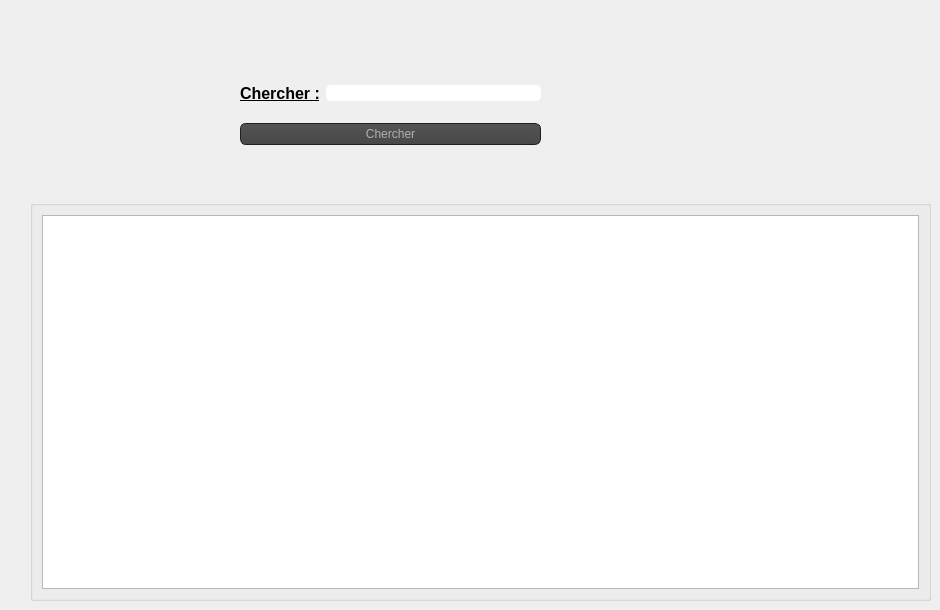
    <widget class="QWidget" name="tab">
     <attribute name="title">
      <string>Chercher</string>
     </attribute>
     <widget class="QGroupBox" name="groupBox_8">
      <property name="geometry">
       <rect>
        <x>30</x>
        <y>200</y>
        <width>901</width>
        <height>401</height>
       </rect>
      </property>
      <property name="styleSheet">
       <string notr="true">color:black;
text-decoration: underline;
font: 8pt &quot;MS Shell Dlg 2&quot;;
font: 14pt &quot;MS Shell Dlg 2&quot;;</string>
      </property>
      <property name="title">
       <string/>
      </property>
      <layout class="QHBoxLayout" name="horizontalLayout_11">
       <item>
        <widget class="QTableView" name="tableView_aff_h_2"/>
       </item>
      </layout>
     </widget>
     <widget class="QWidget" name="">
      <property name="geometry">
       <rect>
        <x>240</x>
        <y>70</y>
        <width>301</width>
        <height>91</height>
       </rect>
      </property>
      <layout class="QVBoxLayout" name="verticalLayout_4">
       <item>
        <layout class="QHBoxLayout" name="horizontalLayout_13">
         <item>
          <widget class="QLabel" name="label_82">
           <property name="text">
            <string>&lt;html&gt;&lt;head/&gt;&lt;body&gt;&lt;p&gt;&lt;span style=&quot; font-size:12pt; font-weight:600; text-decoration: underline; color:#000000;&quot;&gt;Chercher :&lt;/span&gt;&lt;/p&gt;&lt;/body&gt;&lt;/html&gt;</string>
           </property>
          </widget>
         </item>
         <item>
          <widget class="QLineEdit" name="cher">
           <property name="styleSheet">
            <string notr="true">QLineEdit{
    background-color: white;
    box-shadow: 2px 0.5px 5px 1px inset black;
    border-radius: 5px;
    width: 70%;
    padding-right: 10px;
    padding-left: 10px;
    text-align: left;
    color: #000;
    font-size:inherit;
    font-family: Arial, Helvetica, sans-serif;  
    font-weight:normal;
    font-variant:normal;
}
QLineEdit::hover{  color: black ;
background-color:orange;}
QLineEdit::focus{  color: black ;
background-color:white;}</string>
           </property>
          </widget>
         </item>
        </layout>
       </item>
       <item>
        <widget class="QPushButton" name="chercher_2">
         <property name="font">
          <font>
           <family>MS Shell Dlg 2</family>
           <pointsize>-1</pointsize>
           <weight>50</weight>
           <italic>false</italic>
           <bold>false</bold>
          </font>
         </property>
         <property name="styleSheet">
          <string notr="true">QToolTip
{
     border: 1px solid black;
     background-color: #ffa02f;
     padding: 1px;
     border-radius: 3px;
     opacity: 100;
}

QWidget
{
    color: #b1b1b1;
    background-color: #323232;
}

QWidget:item:hover
{
    background-color: QLinearGradient( x1: 0, y1: 0, x2: 0, y2: 1, stop: 0 #ffa02f, stop: 1 #ca0619);
    color: #000000;
}

QWidget:item:selected
{
    background-color: QLinearGradient( x1: 0, y1: 0, x2: 0, y2: 1, stop: 0 #ffa02f, stop: 1 #d7801a);
}

QMenuBar::item
{
    background: transparent;
}

QMenuBar::item:selected
{
    background: transparent;
    border: 1px solid #ffaa00;
}

QMenuBar::item:pressed
{
    background: #444;
    border: 1px solid #000;
    background-color: QLinearGradient(
        x1:0, y1:0,
        x2:0, y2:1,
        stop:1 #212121,
        stop:0.4 #343434/*,
        stop:0.2 #343434,
        stop:0.1 #ffaa00*/
    );
    margin-bottom:-1px;
    padding-bottom:1px;
}

QMenu
{
    border: 1px solid #000;
}

QMenu::item
{
    padding: 2px 20px 2px 20px;
}

QMenu::item:selected
{
    color: #000000;
}

QWidget:disabled
{
    color: #404040;
    background-color: #323232;
}

QAbstractItemView
{
    background-color: QLinearGradient( x1: 0, y1: 0, x2: 0, y2: 1, stop: 0 #4d4d4d, stop: 0.1 #646464, stop: 1 #5d5d5d);
}

QWidget:focus
{
    /*border: 2px solid QLinearGradient( x1: 0, y1: 0, x2: 0, y2: 1, stop: 0 #ffa02f, stop: 1 #d7801a);*/
}

QLineEdit
{
    background-color: QLinearGradient( x1: 0, y1: 0, x2: 0, y2: 1, stop: 0 #4d4d4d, stop: 0 #646464, stop: 1 #5d5d5d);
    padding: 1px;
    border-style: solid;
    border: 1px solid #1e1e1e;
    border-radius: 5;
}

QPushButton
{
    color: #b1b1b1;
    background-color: QLinearGradient( x1: 0, y1: 0, x2: 0, y2: 1, stop: 0 #565656, stop: 0.1 #525252, stop: 0.5 #4e4e4e, stop: 0.9 #4a4a4a, stop: 1 #464646);
    border-width: 1px;
    border-color: #1e1e1e;
    border-style: solid;
    border-radius: 6;
    padding: 3px;
    font-size: 12px;
    padding-left: 5px;
    padding-right: 5px;
}

QPushButton:pressed
{
    background-color: QLinearGradient( x1: 0, y1: 0, x2: 0, y2: 1, stop: 0 #2d2d2d, stop: 0.1 #2b2b2b, stop: 0.5 #292929, stop: 0.9 #282828, stop: 1 #252525);
}

QComboBox
{
    selection-background-color: #ffaa00;
    background-color: QLinearGradient( x1: 0, y1: 0, x2: 0, y2: 1, stop: 0 #565656, stop: 0.1 #525252, stop: 0.5 #4e4e4e, stop: 0.9 #4a4a4a, stop: 1 #464646);
    border-style: solid;
    border: 1px solid #1e1e1e;
    border-radius: 5;
}

QComboBox:hover,QPushButton:hover
{
    border: 2px solid QLinearGradient( x1: 0, y1: 0, x2: 0, y2: 1, stop: 0 #ffa02f, stop: 1 #d7801a);
}


QComboBox:on
{
    padding-top: 3px;
    padding-left: 4px;
    background-color: QLinearGradient( x1: 0, y1: 0, x2: 0, y2: 1, stop: 0 #2d2d2d, stop: 0.1 #2b2b2b, stop: 0.5 #292929, stop: 0.9 #282828, stop: 1 #252525);
    selection-background-color: #ffaa00;
}

QComboBox QAbstractItemView
{
    border: 2px solid darkgray;
    selection-background-color: QLinearGradient( x1: 0, y1: 0, x2: 0, y2: 1, stop: 0 #ffa02f, stop: 1 #d7801a);
}

QComboBox::drop-down
{
     subcontrol-origin: padding;
     subcontrol-position: top right;
     width: 15px;

     border-left-width: 0px;
     border-left-color: darkgray;
     border-left-style: solid; /* just a single line */
     border-top-right-radius: 3px; /* same radius as the QComboBox */
     border-bottom-right-radius: 3px;
 }

QComboBox::down-arrow
{
     image: url(:/down_arrow.png);
}

QGroupBox:focus
{
border: 2px solid QLinearGradient( x1: 0, y1: 0, x2: 0, y2: 1, stop: 0 #ffa02f, stop: 1 #d7801a);
}

QTextEdit:focus
{
    border: 2px solid QLinearGradient( x1: 0, y1: 0, x2: 0, y2: 1, stop: 0 #ffa02f, stop: 1 #d7801a);
}

QScrollBar:horizontal {
     border: 1px solid #222222;
     background: QLinearGradient( x1: 0, y1: 0, x2: 0, y2: 1, stop: 0.0 #121212, stop: 0.2 #282828, stop: 1 #484848);
     height: 7px;
     margin: 0px 16px 0 16px;
}

QScrollBar::handle:horizontal
{
      background: QLinearGradient( x1: 0, y1: 0, x2: 1, y2: 0, stop: 0 #ffa02f, stop: 0.5 #d7801a, stop: 1 #ffa02f);
      min-height: 20px;
      border-radius: 2px;
}

QScrollBar::add-line:horizontal {
      border: 1px solid #1b1b19;
      border-radius: 2px;
      background: QLinearGradient( x1: 0, y1: 0, x2: 1, y2: 0, stop: 0 #ffa02f, stop: 1 #d7801a);
      width: 14px;
      subcontrol-position: right;
      subcontrol-origin: margin;
}

QScrollBar::sub-line:horizontal {
      border: 1px solid #1b1b19;
      border-radius: 2px;
      background: QLinearGradient( x1: 0, y1: 0, x2: 1, y2: 0, stop: 0 #ffa02f, stop: 1 #d7801a);
      width: 14px;
     subcontrol-position: left;
     subcontrol-origin: margin;
}

QScrollBar::right-arrow:horizontal, QScrollBar::left-arrow:horizontal
{
      border: 1px solid black;
      width: 1px;
      height: 1px;
      background: white;
}

QScrollBar::add-page:horizontal, QScrollBar::sub-page:horizontal
{
      background: none;
}

QScrollBar:vertical
{
      background: QLinearGradient( x1: 0, y1: 0, x2: 1, y2: 0, stop: 0.0 #121212, stop: 0.2 #282828, stop: 1 #484848);
      width: 7px;
      margin: 16px 0 16px 0;
      border: 1px solid #222222;
}

QScrollBar::handle:vertical
{
      background: QLinearGradient( x1: 0, y1: 0, x2: 0, y2: 1, stop: 0 #ffa02f, stop: 0.5 #d7801a, stop: 1 #ffa02f);
      min-height: 20px;
      border-radius: 2px;
}

QScrollBar::add-line:vertical
{
      border: 1px solid #1b1b19;
      border-radius: 2px;
      background: QLinearGradient( x1: 0, y1: 0, x2: 0, y2: 1, stop: 0 #ffa02f, stop: 1 #d7801a);
      height: 14px;
      subcontrol-position: bottom;
      subcontrol-origin: margin;
}

QScrollBar::sub-line:vertical
{
      border: 1px solid #1b1b19;
      border-radius: 2px;
      background: QLinearGradient( x1: 0, y1: 0, x2: 0, y2: 1, stop: 0 #d7801a, stop: 1 #ffa02f);
      height: 14px;
      subcontrol-position: top;
      subcontrol-origin: margin;
}

QScrollBar::up-arrow:vertical, QScrollBar::down-arrow:vertical
{
      border: 1px solid black;
      width: 1px;
      height: 1px;
      background: white;
}


QScrollBar::add-page:vertical, QScrollBar::sub-page:vertical
{
      background: none;
}

QTextEdit
{
    background-color: #242424;
}

QPlainTextEdit
{
    background-color: #242424;
}

QHeaderView::section
{
    background-color: QLinearGradient(x1:0, y1:0, x2:0, y2:1, stop:0 #616161, stop: 0.5 #505050, stop: 0.6 #434343, stop:1 #656565);
    color: white;
    padding-left: 4px;
    border: 1px solid #6c6c6c;
}

QCheckBox:disabled
{
color: #414141;
}

QDockWidget::title
{
    text-align: center;
    spacing: 3px; /* spacing between items in the tool bar */
    background-color: QLinearGradient(x1:0, y1:0, x2:0, y2:1, stop:0 #323232, stop: 0.5 #242424, stop:1 #323232);
}

QDockWidget::close-button, QDockWidget::float-button
{
    text-align: center;
    spacing: 1px; /* spacing between items in the tool bar */
    background-color: QLinearGradient(x1:0, y1:0, x2:0, y2:1, stop:0 #323232, stop: 0.5 #242424, stop:1 #323232);
}

QDockWidget::close-button:hover, QDockWidget::float-button:hover
{
    background: #242424;
}

QDockWidget::close-button:pressed, QDockWidget::float-button:pressed
{
    padding: 1px -1px -1px 1px;
}

QMainWindow::separator
{
    background-color: QLinearGradient(x1:0, y1:0, x2:0, y2:1, stop:0 #161616, stop: 0.5 #151515, stop: 0.6 #212121, stop:1 #343434);
    color: white;
    padding-left: 4px;
    border: 1px solid #4c4c4c;
    spacing: 3px; /* spacing between items in the tool bar */
}

QMainWindow::separator:hover
{

    background-color: QLinearGradient(x1:0, y1:0, x2:0, y2:1, stop:0 #d7801a, stop:0.5 #b56c17 stop:1 #ffa02f);
    color: white;
    padding-left: 4px;
    border: 1px solid #6c6c6c;
    spacing: 3px; /* spacing between items in the tool bar */
}

QToolBar::handle
{
     spacing: 3px; /* spacing between items in the tool bar */
     background: url(:/images/handle.png);
}

QMenu::separator
{
    height: 2px;
    background-color: QLinearGradient(x1:0, y1:0, x2:0, y2:1, stop:0 #161616, stop: 0.5 #151515, stop: 0.6 #212121, stop:1 #343434);
    color: white;
    padding-left: 4px;
    margin-left: 10px;
    margin-right: 5px;
}

QProgressBar
{
    border: 2px solid grey;
    border-radius: 5px;
    text-align: center;
}

QProgressBar::chunk
{
    background-color: #d7801a;
    width: 2.15px;
    margin: 0.5px;
}

QTabBar::tab {
    color: #b1b1b1;
    border: 1px solid #444;
    border-bottom-style: none;
    background-color: #323232;
    padding-left: 10px;
    padding-right: 10px;
    padding-top: 3px;
    padding-bottom: 2px;
    margin-right: -1px;
}

QTabWidget::pane {
    border: 1px solid #444;
    top: 1px;
}

QTabBar::tab:last
{
    margin-right: 0; /* the last selected tab has nothing to overlap with on the right */
    border-top-right-radius: 3px;
}

QTabBar::tab:first:!selected
{
 margin-left: 0px; /* the last selected tab has nothing to overlap with on the right */


    border-top-left-radius: 3px;
}

QTabBar::tab:!selected
{
    color: #b1b1b1;
    border-bottom-style: solid;
    margin-top: 3px;
    background-color: QLinearGradient(x1:0, y1:0, x2:0, y2:1, stop:1 #212121, stop:.4 #343434);
}

QTabBar::tab:selected
{
    border-top-left-radius: 3px;
    border-top-right-radius: 3px;
    margin-bottom: 0px;
}

QTabBar::tab:!selected:hover
{
    /*border-top: 2px solid #ffaa00;
    padding-bottom: 3px;*/
    border-top-left-radius: 3px;
    border-top-right-radius: 3px;
    background-color: QLinearGradient(x1:0, y1:0, x2:0, y2:1, stop:1 #212121, stop:0.4 #343434, stop:0.2 #343434, stop:0.1 #ffaa00);
}

QRadioButton::indicator:checked, QRadioButton::indicator:unchecked{
    color: #b1b1b1;
    background-color: #323232;
    border: 1px solid #b1b1b1;
    border-radius: 6px;
}

QRadioButton::indicator:checked
{
    background-color: qradialgradient(
        cx: 0.5, cy: 0.5,
        fx: 0.5, fy: 0.5,
        radius: 1.0,
        stop: 0.25 #ffaa00,
        stop: 0.3 #323232
    );
}

QCheckBox::indicator{
    color: #b1b1b1;
    background-color: #323232;
    border: 1px solid #b1b1b1;
    width: 9px;
    height: 9px;
}

QRadioButton::indicator
{
    border-radius: 6px;
}

QRadioButton::indicator:hover, QCheckBox::indicator:hover
{
    border: 1px solid #ffaa00;
}

QCheckBox::indicator:checked
{
    image:url(:/images/checkbox.png);
}

QCheckBox::indicator:disabled, QRadioButton::indicator:disabled
{
    border: 1px solid #444;
}</string>
         </property>
         <property name="text">
          <string>Chercher</string>
         </property>
        </widget>
       </item>
      </layout>
     </widget>
     <zorder>chercher_2</zorder>
     <zorder>laydhgfhoutWidget_2</zorder>
     <zorder>groupBox_8</zorder>
    </widget>
